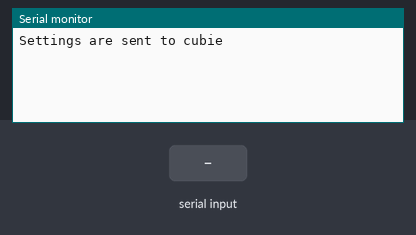
Simulated run of this sketch. Board: Arduino Uno, built with avr-gcc and run on an emulated ATmega328P. Parts: the last lines printed to the serial monitor. The test bench sets the inputs (shaded band).

Above: at 3.2 s.
3.3 s: "1\n" received over the second serial link
At 4.5 s:
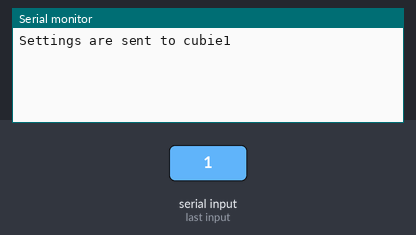
4.8 s: "0\n" received over the second serial link
At 6.1 s:
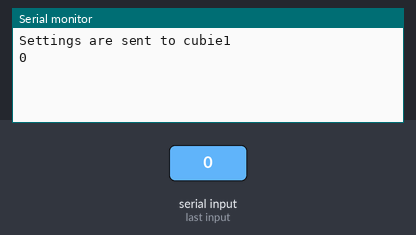
6.3 s: "2\n" received over the second serial link
At 7.9 s:
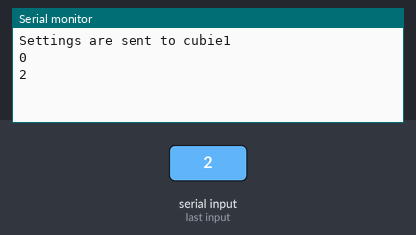

The sketch:

ardserialtest.ino
```cpp
#include <SoftwareSerial.h>

SoftwareSerial mySerial(10, 11); // RX, TX

void setup()
{
	// Open serial communications and wait for port to open:
	Serial.begin(9600);
	// set the data rate for the SoftwareSerial port
	mySerial.begin(9600);
	mySerial.write("C");
	delay(1000);
	mySerial.write("320,240,000,240,100,200,050,020,070,080,080,0,.");
	delay(1000);
	Serial.write("Settings are sent to cubie");
}

void loop()
{

	mySerial.write("Q");

	while(1==1){
		if (mySerial.available()) {
			Serial.write(mySerial.read());
			break;
		}
	}

	Serial.write("\n");
	delay(1000);
}
```

Measured:
- after the input at 3.3 s, the serial monitor: prints a new line at once (image 1)
- after the input at 4.8 s, the serial monitor: prints a new line after 0.50 s (image 2)
- after the input at 6.3 s, the serial monitor: prints a new line after 1.0 s (image 3)
